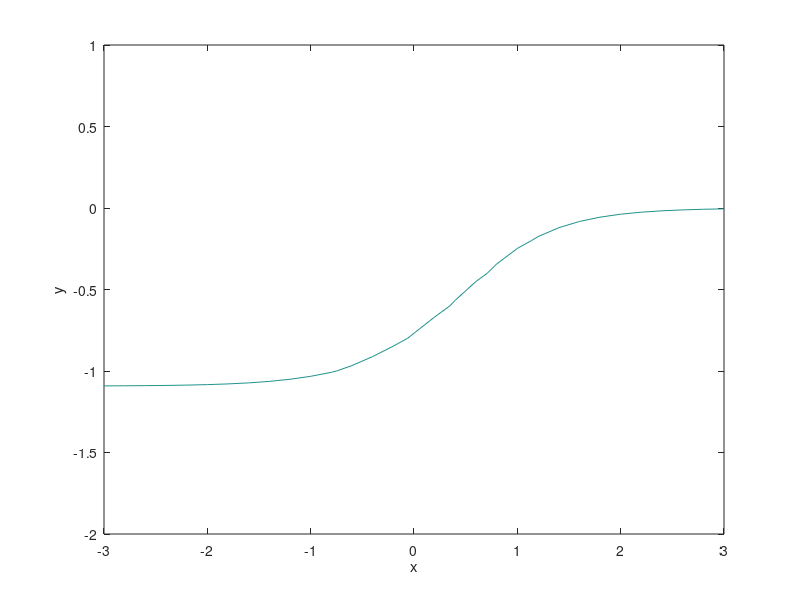

Reproduce this figure in MATLAB.
% L2_20 same as f2_15
% Plots an implicit function: see Figure 2.15.
% Copyright S. Nakamura, 1995
figure(1)
set(gcf, 'NumberTitle','off','Name', 'Figure 2.15; List 2.20')
clear, clf 
xm = -3:0.2:3;  ym = -2:0.2:1;
[x, y] = meshgrid(xm, ym);
f = y.^3 + exp(y) - tanh(x);
contour(x,y,f,[0,0])
xlabel('x'); ylabel('y')
